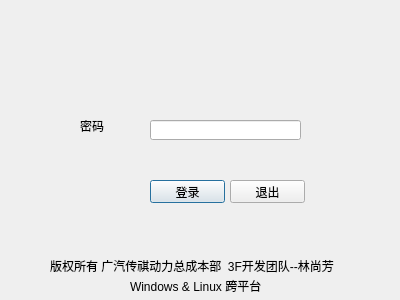
<?xml version="1.0" encoding="UTF-8"?>
<ui version="4.0">
 <class>loginDialog</class>
 <widget class="QDialog" name="loginDialog">
  <property name="geometry">
   <rect>
    <x>0</x>
    <y>0</y>
    <width>400</width>
    <height>300</height>
   </rect>
  </property>
  <property name="windowTitle">
   <string>登录</string>
  </property>
  <widget class="QLabel" name="label_2">
   <property name="geometry">
    <rect>
     <x>80</x>
     <y>120</y>
     <width>54</width>
     <height>12</height>
    </rect>
   </property>
   <property name="text">
    <string>密码</string>
   </property>
  </widget>
  <widget class="QLineEdit" name="passwordlineEdit">
   <property name="geometry">
    <rect>
     <x>150</x>
     <y>120</y>
     <width>151</width>
     <height>20</height>
    </rect>
   </property>
   <property name="echoMode">
    <enum>QLineEdit::Password</enum>
   </property>
  </widget>
  <widget class="QPushButton" name="loginpushButton">
   <property name="geometry">
    <rect>
     <x>150</x>
     <y>180</y>
     <width>75</width>
     <height>23</height>
    </rect>
   </property>
   <property name="text">
    <string>登录</string>
   </property>
  </widget>
  <widget class="QPushButton" name="exitpushButton">
   <property name="geometry">
    <rect>
     <x>230</x>
     <y>180</y>
     <width>75</width>
     <height>23</height>
    </rect>
   </property>
   <property name="text">
    <string>退出</string>
   </property>
  </widget>
  <widget class="QLabel" name="label_3">
   <property name="geometry">
    <rect>
     <x>50</x>
     <y>240</y>
     <width>311</width>
     <height>51</height>
    </rect>
   </property>
   <property name="text">
    <string>版权所有 广汽传祺动力总成本部  3F开发团队--林尚芳</string>
   </property>
  </widget>
  <widget class="QLabel" name="label_4">
   <property name="geometry">
    <rect>
     <x>130</x>
     <y>260</y>
     <width>311</width>
     <height>51</height>
    </rect>
   </property>
   <property name="text">
    <string>Windows &amp; Linux 跨平台</string>
   </property>
  </widget>
 </widget>
 <resources/>
 <connections/>
</ui>
